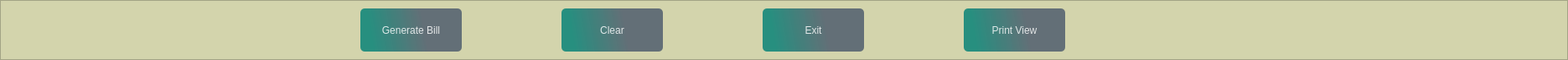
     <widget class="QFrame" name="frame">
      <property name="geometry">
       <rect>
        <x>0</x>
        <y>620</y>
        <width>1871</width>
        <height>71</height>
       </rect>
      </property>
      <property name="font">
       <font>
        <stylestrategy>NoAntialias</stylestrategy>
       </font>
      </property>
      <property name="styleSheet">
       <string notr="true">background-color: rgb(211, 212, 172);</string>
      </property>
      <property name="frameShape">
       <enum>QFrame::StyledPanel</enum>
      </property>
      <property name="frameShadow">
       <enum>QFrame::Raised</enum>
      </property>
      <widget class="QPushButton" name="pushButton_12">
       <property name="geometry">
        <rect>
         <x>670</x>
         <y>10</y>
         <width>121</width>
         <height>51</height>
        </rect>
       </property>
       <property name="minimumSize">
        <size>
         <width>121</width>
         <height>51</height>
        </size>
       </property>
       <property name="maximumSize">
        <size>
         <width>121</width>
         <height>51</height>
        </size>
       </property>
       <property name="cursor">
        <cursorShape>ClosedHandCursor</cursorShape>
       </property>
       <property name="focusPolicy">
        <enum>Qt::ClickFocus</enum>
       </property>
       <property name="autoFillBackground">
        <bool>false</bool>
       </property>
       <property name="styleSheet">
        <string notr="true">QPushButton#pushButton_12{
	background-color: qlineargradient(spread:pad, x1:0.097, y1:0.448864, x2:0.631, y2:0.409091, stop:0 rgba(11, 131, 120, 219), stop:1 rgba(85, 98, 112, 226));

	color:rgba(255,255,255,210);
    border-radius:5px;
}
QPushButton#pushButton_12:hover{
	background-color: qlineargradient(spread:pad, x1:0.097, y1:0.448864, x2:0.631, y2:0.409091, stop:0 rgba(150, 123, 111, 219), stop:1 rgba(85, 81, 84, 226));
}
QPushButton#pushButton_12:pressed{
	padding-left:5px;
	padding-top:5px;
	background-color:rgba(150,123,111,255);
}




QPushButton#pushButton_13{
	background-color:rgba(0,0,0,0);
	color:rgba(85,98,112,255);
}
QPushButton#pushButton_13:hover{
	color:rgba(131,96,53,255);
}
QPushButton#pushButton_13:pressed{
	padding-left:5px;
	padding-top:5px;
	color:rgba(91,88,53,255);
}</string>
       </property>
       <property name="text">
        <string>Clear</string>
       </property>
      </widget>
      <widget class="QPushButton" name="pushButton_13">
       <property name="geometry">
        <rect>
         <x>910</x>
         <y>10</y>
         <width>121</width>
         <height>51</height>
        </rect>
       </property>
       <property name="minimumSize">
        <size>
         <width>121</width>
         <height>51</height>
        </size>
       </property>
       <property name="maximumSize">
        <size>
         <width>121</width>
         <height>51</height>
        </size>
       </property>
       <property name="cursor">
        <cursorShape>ClosedHandCursor</cursorShape>
       </property>
       <property name="focusPolicy">
        <enum>Qt::ClickFocus</enum>
       </property>
       <property name="styleSheet">
        <string notr="true">QPushButton#pushButton_13{
	background-color: qlineargradient(spread:pad, x1:0.097, y1:0.448864, x2:0.631, y2:0.409091, stop:0 rgba(11, 131, 120, 219), stop:1 rgba(85, 98, 112, 226));

	color:rgba(255,255,255,210);
    border-radius:5px;
}
QPushButton#pushButton_13:hover{
	background-color: qlineargradient(spread:pad, x1:0.097, y1:0.448864, x2:0.631, y2:0.409091, stop:0 rgba(150, 123, 111, 219), stop:1 rgba(85, 81, 84, 226));
}
QPushButton#pushButton_13:pressed{
	padding-left:5px;
	padding-top:5px;
	background-color:rgba(150,123,111,255);
}




QPushButton#pushButton_14{
	background-color:rgba(0,0,0,0);
	color:rgba(85,98,112,255);
}
QPushButton#pushButton_14:hover{
	color:rgba(131,96,53,255);
}
QPushButton#pushButton_14:pressed{
	padding-left:5px;
	padding-top:5px;
	color:rgba(91,88,53,255);
}</string>
       </property>
       <property name="text">
        <string>Exit</string>
       </property>
      </widget>
      <widget class="QPushButton" name="pushButton_14">
       <property name="geometry">
        <rect>
         <x>1150</x>
         <y>10</y>
         <width>121</width>
         <height>51</height>
        </rect>
       </property>
       <property name="minimumSize">
        <size>
         <width>121</width>
         <height>51</height>
        </size>
       </property>
       <property name="maximumSize">
        <size>
         <width>121</width>
         <height>51</height>
        </size>
       </property>
       <property name="cursor">
        <cursorShape>ClosedHandCursor</cursorShape>
       </property>
       <property name="focusPolicy">
        <enum>Qt::ClickFocus</enum>
       </property>
       <property name="styleSheet">
        <string notr="true">QPushButton#pushButton_14{
	background-color: qlineargradient(spread:pad, x1:0.097, y1:0.448864, x2:0.631, y2:0.409091, stop:0 rgba(11, 131, 120, 219), stop:1 rgba(85, 98, 112, 226));

	color:rgba(255,255,255,210);
    border-radius:5px;
}
QPushButton#pushButton_14:hover{
	background-color: qlineargradient(spread:pad, x1:0.097, y1:0.448864, x2:0.631, y2:0.409091, stop:0 rgba(150, 123, 111, 219), stop:1 rgba(85, 81, 84, 226));
}
QPushButton#pushButton_14:pressed{
	padding-left:5px;
	padding-top:5px;
	background-color:rgba(150,123,111,255);
}




QPushButton#pushButton_15{
	background-color:rgba(0,0,0,0);
	color:rgba(85,98,112,255);
}
QPushButton#pushButton_15:hover{
	color:rgba(131,96,53,255);
}
QPushButton#pushButton_15:pressed{
	padding-left:5px;
	padding-top:5px;
	color:rgba(91,88,53,255);
}</string>
       </property>
       <property name="text">
        <string>Print View</string>
       </property>
      </widget>
      <widget class="QPushButton" name="pushButton_11">
       <property name="geometry">
        <rect>
         <x>430</x>
         <y>10</y>
         <width>121</width>
         <height>51</height>
        </rect>
       </property>
       <property name="font">
        <font>
         <underline>false</underline>
         <strikeout>false</strikeout>
         <stylestrategy>PreferAntialias</stylestrategy>
         <kerning>true</kerning>
        </font>
       </property>
       <property name="cursor">
        <cursorShape>ClosedHandCursor</cursorShape>
       </property>
       <property name="focusPolicy">
        <enum>Qt::ClickFocus</enum>
       </property>
       <property name="autoFillBackground">
        <bool>false</bool>
       </property>
       <property name="styleSheet">
        <string notr="true">QPushButton#pushButton_11{
	background-color: qlineargradient(spread:pad, x1:0.097, y1:0.448864, x2:0.631, y2:0.409091, stop:0 rgba(11, 131, 120, 219), stop:1 rgba(85, 98, 112, 226));

	color:rgba(255,255,255,210);
    border-radius:5px;
}
QPushButton#pushButton_11:hover{
	background-color: qlineargradient(spread:pad, x1:0.097, y1:0.448864, x2:0.631, y2:0.409091, stop:0 rgba(150, 123, 111, 219), stop:1 rgba(85, 81, 84, 226));
}
QPushButton#pushButton_11:pressed{
	padding-left:5px;
	padding-top:5px;
	background-color:rgba(150,123,111,255);
}




QPushButton#pushButton_12{
	background-color:rgba(0,0,0,0);
	color:rgba(85,98,112,255);
}
QPushButton#pushButton_12:hover{
	color:rgba(131,96,53,255);
}
QPushButton#pushButton_12:pressed{
	padding-left:5px;
	padding-top:5px;
	color:rgba(91,88,53,255);
}</string>
       </property>
       <property name="text">
        <string>Generate Bill</string>
       </property>
      </widget>
     </widget>
